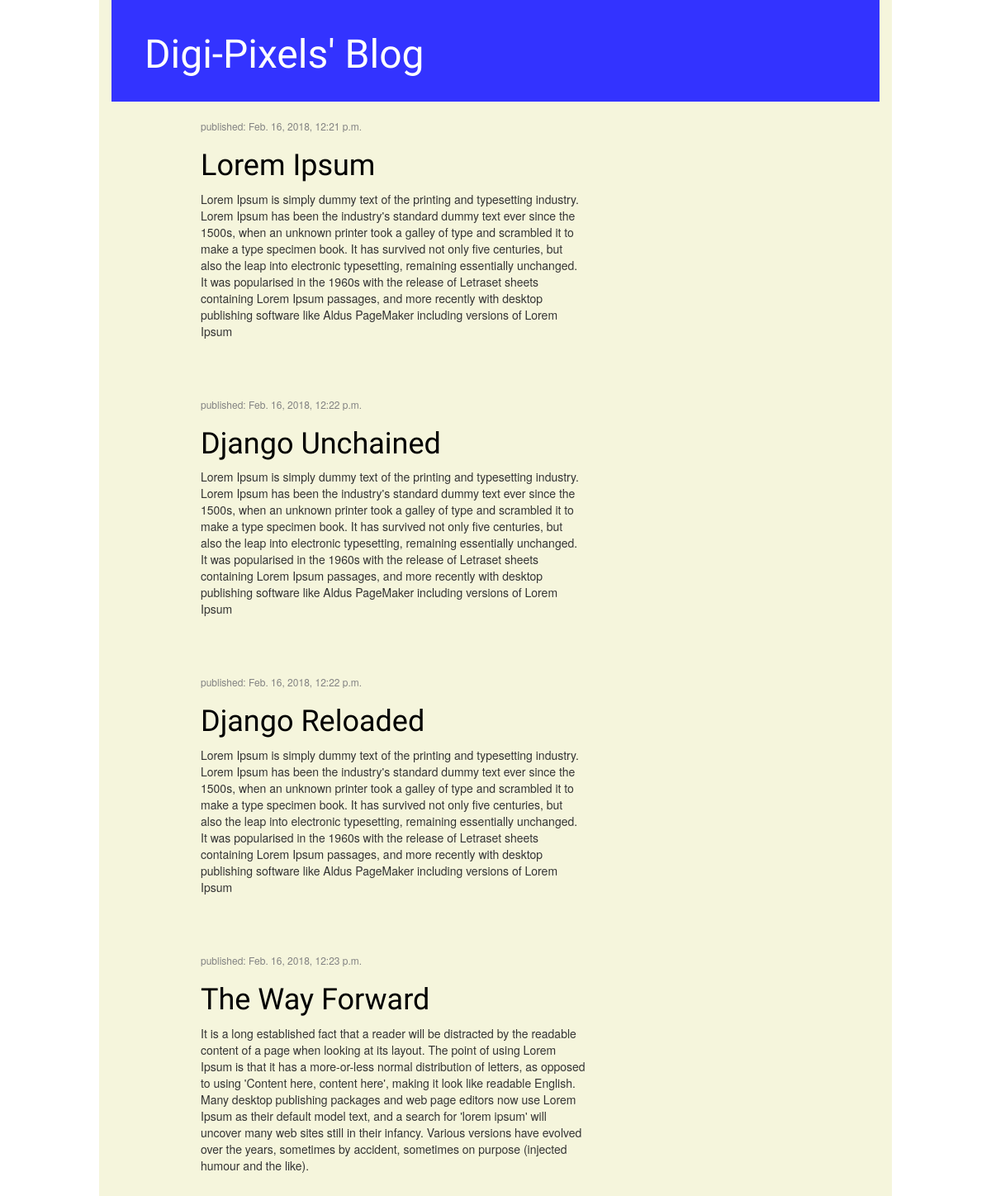
/, run on an earlier commit of the app's database.
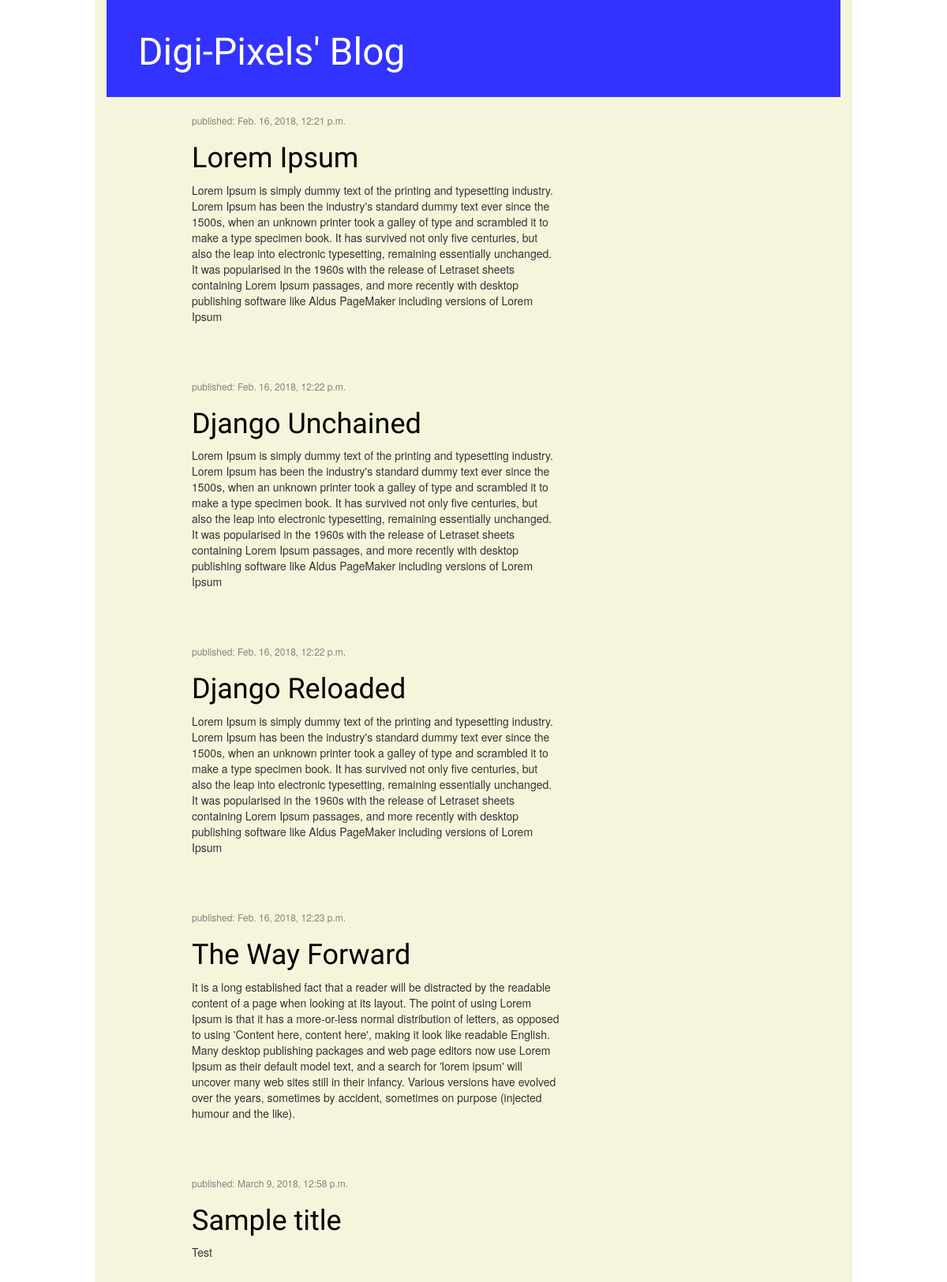
And on a later commit of the database.
### blog/models.py (models this page shows, shortened)
class Post(models.Model):
    author = models.ForeignKey('auth.User',on_delete=models.CASCADE)
    title = models.CharField(max_length=200)
    text = models.TextField()
    created_date = models.DateTimeField(
            default=timezone.now)
    published_date = models.DateTimeField(
            blank=True, null=True)

### blog/views.py (the view)
# urls.py: url(r'^$', views.post_list, name='post_list'),
def post_list(request):
    posts = Post.objects.filter(published_date__lte=timezone.now()).order_by('published_date')
    return render(request, 'blog/post_list.html', {'posts': posts})

### blog/templates/blog/post_list.html
{% extends 'blog/base.html' %}
{% block content %}
{% for post in posts %}
    <div class="post">
        <div class="date">
            <p>published: {{ post.published_date }}</p>
        </div>
        <h1><a href="{% url 'post_detail' pk=post.pk %}">{{ post.title }}</a></h1>
        <p>{{ post.text|linebreaksbr }}</p>
    </div>
{% endfor %}
{% endblock %}

What changed in the data, as far as the page shows it:
added Post: published_date "March 9, 2018, 12:58 p.m.", title "Sample title", text "Test"
